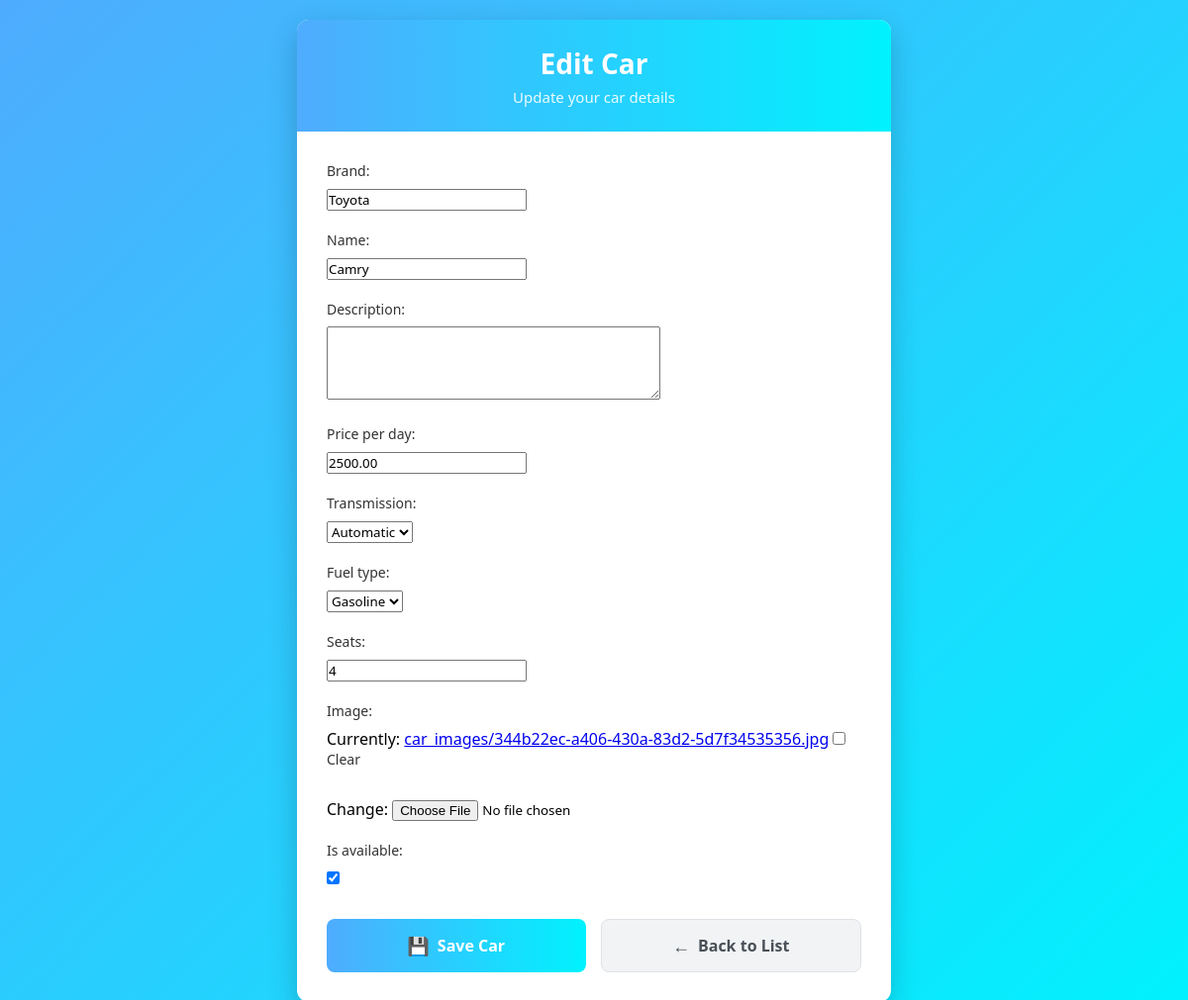
Screenshot of /cars/edit/1/ (signed in) with the database file from the repository.
### cars/models.py (models this page shows, shortened)
class Car(models.Model):
    TRANSMISSION_CHOICES = [
        ('automatic', 'Automatic'),
        ('manual', 'Manual')
    ]
    FUEL_TYPE_CHOICES = [
        ('gasoline', 'Gasoline'),
        ('diesel', 'Diesel'),
        ('electric', 'Electric'),
        ('hybrid', 'Hybrid')
    ]
    brand = models.CharField(max_length=100)
    name = models.CharField(max_length=100)
    price_per_day = models.DecimalField(max_digits=10, decimal_places=2)
    is_available = models.BooleanField(default=True)
    created_at = models.DateTimeField(auto_now_add=True)
    created_by = models.ForeignKey(User, on_delete=models.CASCADE, null=True, blank=True)
    image = models.ImageField(upload_to='car_images/', blank=True, null=True)
    description = models.TextField(blank=True)
    transmission = models.CharField(
        max_length=20,
        choices=TRANSMISSION_CHOICES,
        default='automatic'
    )
    fuel_type = models.CharField(
        max_length=20,
        choices=FUEL_TYPE_CHOICES,
        default='gasoline'
    )
    seats = models.IntegerField(default=4)

### cars/views.py (the view)
# urls.py: path('cars/edit/<int:pk>/', views.car_update, name='car_update'),
@login_required
def car_update(request, pk):
    if not request.user.is_staff:
        messages.error(request, "Only admin can edit cars.")
        return redirect('car_list')
    car = get_object_or_404(Car, pk=pk)
    form = CarForm(request.POST or None, request.FILES or None, instance=car)
    if form.is_valid():
        form.save()
        messages.success(request, f"Car {car.brand} {car.name} updated successfully!")
        return redirect('car_list')
    return render(request, 'cars/car_form.html', {'form': form})

### cars/forms.py
class CarForm(forms.ModelForm):
    class Meta:
        model = Car
        fields = ['brand', 'name', 'description', 'price_per_day',
                  'transmission', 'fuel_type', 'seats', 'image', 'is_available']
        widgets = {
            'description': forms.Textarea(attrs={'rows': 4}),
            'price_per_day': forms.NumberInput(attrs={'step': '0.01'}),
        }

### carrental/cars/templates/cars/car_form.html (shortened to what this page needs)
<!DOCTYPE html>
<html lang="en">
<head>
</head>
<body>
    <div class="form-container">
        <div class="form-header">
            <h2>{% if form.instance.pk %}Edit Car{% else %}Add New Car{% endif %}</h2>
            <p>{% if form.instance.pk %}Update your car details{% else %}Enter details for your new car{% endif %}</p>
        </div>
        <form method="POST" class="car-form">
            {% for field in form %}
                <div class="form-group">
                    {{ field.label_tag }}
                    {{ field }}
                </div>
            {% endfor %}
            <div class="button-group">
                <button type="submit" class="btn btn-save">
                    <span class="btn-icon">💾</span> Save Car
                </button>
                <a href="{% url 'car_list' %}" class="btn btn-back">
                    <span class="btn-icon">←</span> Back to List
                </a>
            </div>
        </form>
    </div>
</body>
</html>

### carrental/cars/templates/cars/car_form.html (style rules this page uses)
* { margin: 0; padding: 0; box-sizing: border-box; font-family: 'Segoe UI', Tahoma, Geneva, Verdana, sans-serif; }
body { background: linear-gradient(135deg, #4facfe 0%, #00f2fe 100%); min-height: 100vh; display: flex; justify-content: center; align-items: center; padding: 20px; }
.form-container { background-color: white; border-radius: 12px; box-shadow: 0 10px 30px rgba(0, 0, 0, 0.2); width: 100%; max-width: 600px; overflow: hidden; }
.form-header { background: linear-gradient(to right, #4facfe, #00f2fe); color: white; padding: 25px 20px; text-align: center; }
.form-header h2 { font-size: 28px; font-weight: 600; margin-bottom: 5px; }
.form-header p { opacity: 0.9; font-size: 15px; }
.car-form { padding: 30px; }
.form-group { margin-bottom: 20px; position: relative; }
.form-group label { display: block; margin-bottom: 8px; font-weight: 500; color: #333; font-size: 14px; }
.button-group { display: flex; gap: 15px; margin-top: 30px; }
.btn { flex: 1; padding: 14px; border: none; border-radius: 8px; font-size: 16px; font-weight: 600; cursor: pointer; transition: all 0.3s; text-decoration: none; display: flex; align-items: center; justify-content: center; }
.btn-save { background: linear-gradient(to right, #4facfe, #00f2fe); color: white; }
.btn-back { background: #f1f3f5; color: #495057; border: 1px solid #dee2e6; }
.btn-icon { margin-right: 8px; font-size: 18px; }

### rows the page displays
Car: form "Toyota" "Camry" "2500.00" "Automatic" "Gasoline" "4" "☑"

### other values shown
{{ field.label_tag }} "Brand:" "Name:" "Description:" "Price per day:" "Transmission:" "Fuel type:" "Seats:" "Image:" "Is available:"
